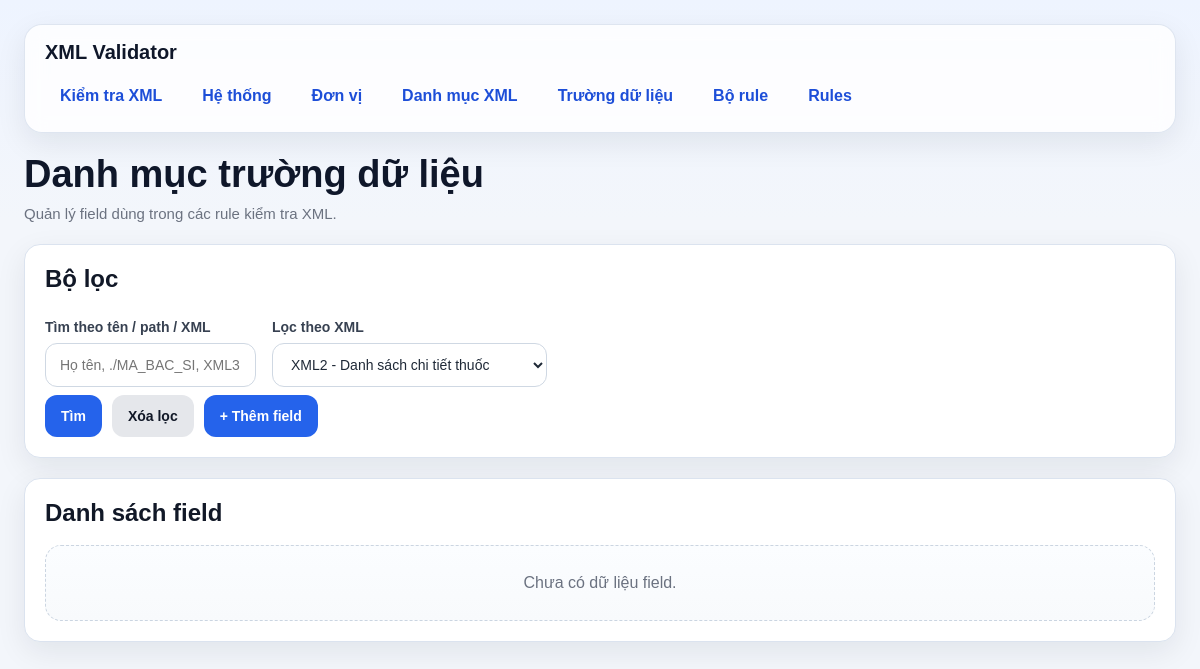
The app's page /fields/?xml_id=2, older data.
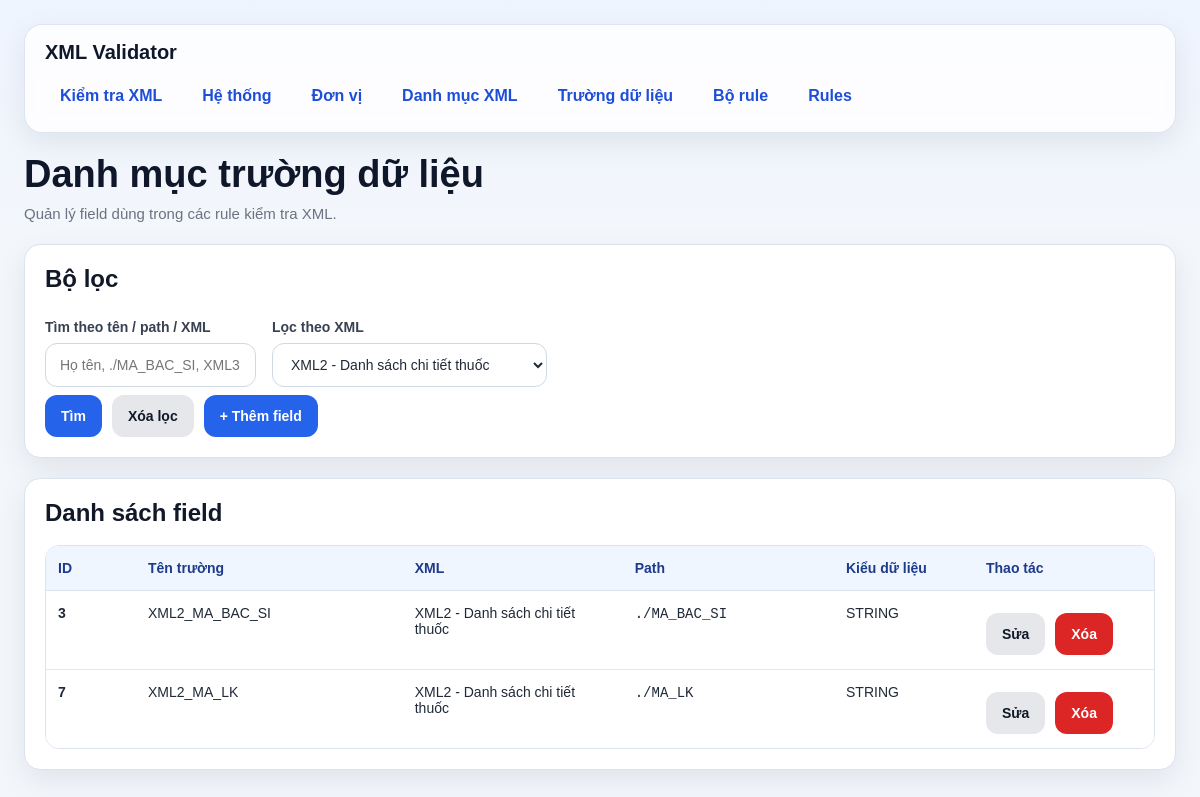
The same page, newer data.
### models/field_model.py (models this page shows, shortened)
class DanhMucTruongDuLieu(db.Model):
    __tablename__ = "danh_muc_truong_du_lieu"
    id = db.Column(db.Integer, primary_key=True)
    ten_truong = db.Column(db.String(255), nullable=False)
    xml_id = db.Column(db.Integer, db.ForeignKey("danh_muc_xml.id"), nullable=False)
    xml_path = db.Column(db.String(500), nullable=False)  # path bên trong từng phần tử của list
    data_type = db.Column(db.String(50), nullable=False, default="STRING")
    xml = db.relationship("DanhMucXml", backref="fields")

### models/xml_model.py (models this page shows, shortened)
class DanhMucXml(db.Model):
    __tablename__ = "danh_muc_xml"
    id = db.Column(db.Integer, primary_key=True)
    ma_xml = db.Column(db.String(50), nullable=False, unique=True)   # XML1, XML2, XML3
    ten_xml = db.Column(db.String(255), nullable=False)
    list_path = db.Column(db.String(500), nullable=False)            # path tính từ NOIDUNGFILE

### routes/field_routes.py (the view, shortened to what this page needs)
@field_bp.route("/", methods=["GET"])
def list_fields():
    keyword = (request.args.get("keyword") or "").strip()
    xml_id = (request.args.get("xml_id") or "").strip()
    query = DanhMucTruongDuLieu.query.join(DanhMucXml)
    if xml_id:
        query = query.filter(DanhMucTruongDuLieu.xml_id == int(xml_id))
    fields = query.order_by(DanhMucTruongDuLieu.id.asc()).all()
    xmls = DanhMucXml.query.order_by(DanhMucXml.id.asc()).all()
    return render_template(
        "fields.html",
        fields=fields,
        xmls=xmls,
        keyword=keyword,
        xml_id=xml_id
    )

### templates/fields.html (shortened to what this page needs)
{% extends "base.html" %}
{% block content %}
<div class="page-header">
    <h1 class="page-title">Danh mục trường dữ liệu</h1>
    <div class="page-subtitle">Quản lý field dùng trong các rule kiểm tra XML.</div>
</div>
<div class="card">
    <h2 class="card-title">Bộ lọc</h2>
    <form method="GET">
        <div class="grid">
            <div class="col-6">
                <label>Tìm theo tên / path / XML</label>
                <input type="text" name="keyword" value="{{ keyword }}" placeholder="Họ tên, ./MA_BAC_SI, XML3...">
            </div>
            <div class="col-6">
                <label>Lọc theo XML</label>
                <select name="xml_id">
                    {% for x in xmls %}
                        <option value="{{ x.id }}" {% if xml_id and xml_id|int == x.id %}selected{% endif %}>
                            {{ x.ma_xml }} - {{ x.ten_xml }}
                        </option>
                    {% endfor %}
                </select>
            </div>
        </div>
        <div class="actions">
            <button type="submit" class="btn btn-primary">Tìm</button>
            <a href="/fields" class="btn btn-secondary">Xóa lọc</a>
            <a href="/fields/create" class="btn btn-primary">+ Thêm field</a>
        </div>
    </form>
</div>
<div class="card">
    <h2 class="card-title">Danh sách field</h2>
    {% if fields %}
        <div class="table-wrap">
            <table>
                <thead>
                    <tr>
                        <th style="width: 90px;">ID</th>
                        <th>Tên trường</th>
                        <th style="width: 220px;">XML</th>
                        <th>Path</th>
                        <th style="width: 140px;">Kiểu dữ liệu</th>
                        <th style="width: 180px;">Thao tác</th>
                    </tr>
                </thead>
                <tbody>
                    {% for f in fields %}
                    <tr>
                        <td><strong>{{ f.id }}</strong></td>
                        <td>{{ f.ten_truong }}</td>
                        <td>{{ f.xml.ma_xml }} - {{ f.xml.ten_xml }}</td>
                        <td><code>{{ f.xml_path }}</code></td>
                        <td>{{ f.data_type }}</td>
                        <td>
                            <div class="actions">
                                <a class="btn btn-secondary" href="/fields/{{ f.id }}/edit">Sửa</a>
                                <form class="inline" method="POST" action="/fields/{{ f.id }}/delete" onsubmit="return confirm('Xóa field này?');">
                                    <button class="btn btn-danger" type="submit">Xóa</button>
                                </form>
                            </div>
                        </td>
                    </tr>
                    {% endfor %}
                </tbody>
            </table>
        </div>
    {% else %}
        <div class="empty-state">Chưa có dữ liệu field.</div>
    {% endif %}
</div>
{% endblock %}

### templates/base.html (shortened to what this page needs)
<!DOCTYPE html>
<html lang="vi">
<head>
</head>
<body>
    <div class="page-shell">
        <div class="topbar">
            <div class="topbar-title">XML Validator</div>
            <nav>
                <a href="/">Kiểm tra XML</a>
                <a href="/systems">Hệ thống</a>
                <a href="/units">Đơn vị</a>
                <a href="/xmls">Danh mục XML</a>
                <a href="/fields">Trường dữ liệu</a>
                <a href="/rule-sets">Bộ rule</a>
                <a href="/rules">Rules</a>
            </nav>
        </div>
        <div class="container">
            {% block content %}{% endblock %}
        </div>
    </div>
</body>
</html>

### templates/base.html (style rules this page uses)
* { box-sizing: border-box; }
:root { --bg: #f3f6fb; --card: #ffffff; --card-soft: #f8fafc; --border: #dbe3ef; --text: #1f2937; --muted: #6b7280; --primary: #2563eb; --primary-hover: #1d4ed8; --danger: #dc2626; --danger-hover: #b91c1c; --success-bg: #dcfce7; --success-text: #166534; --warning-bg: #fef3c7; --warning-text: #92400e; --error-bg: #fee2e2; --error-text: #991b1b; --shadow: 0 10px 30px rgba(15, 23, 42, 0.08); --radius: 16px; }
body { margin: 0; font-family: Arial, Helvetica, sans-serif; background: linear-gradient(180deg, #eef4ff 0%, var(--bg) 220px); color: var(--text); }
.page-shell { max-width: 1280px; margin: 0 auto; padding: 24px; }
.topbar { background: rgba(255, 255, 255, 0.82); border: 1px solid rgba(219, 227, 239, 0.9); backdrop-filter: blur(10px); border-radius: 18px; box-shadow: var(--shadow); padding: 16px 20px; margin-bottom: 20px; }
.topbar-title { margin: 0 0 12px 0; font-size: 20px; font-weight: 700; color: #0f172a; }
nav { display: flex; flex-wrap: wrap; gap: 10px; }
nav a { text-decoration: none; color: #1d4ed8; font-weight: 600; padding: 10px 14px; border-radius: 10px; transition: 0.2s ease; border: 1px solid transparent; background: transparent; }
.container { background: transparent; }
.page-header { margin-bottom: 22px; }
.page-title { margin: 0; font-size: 38px; line-height: 1.15; color: #0f172a; }
.page-subtitle { margin-top: 8px; color: var(--muted); font-size: 15px; }
.card { background: var(--card); border: 1px solid var(--border); border-radius: var(--radius); box-shadow: var(--shadow); padding: 20px; margin-bottom: 20px; }
.card-title { margin: 0 0 18px 0; font-size: 24px; font-weight: 700; color: #111827; }
.grid { display: flex; grid-template-columns: repeat(12, 1fr); gap: 16px; }
.col-6 { grid-column: span 6; }
label { display: block; font-size: 14px; font-weight: 700; margin-bottom: 8px; margin-top: 8px; color: #374151; }
input[type="text"], input[type="date"], input[type="file"], input[type="password"], select, textarea { width: 100%; min-height: 44px; border: 1px solid #cfd8e3; border-radius: 12px; padding: 10px 14px; font-size: 14px; background: #fff; color: var(--text); outline: none; transition: border-color 0.2s, box-shadow 0.2s; }
.actions { display: flex; flex-wrap: wrap; gap: 10px; margin-top: 8px; }
.btn, button { border: none; min-height: 42px; padding: 10px 16px; border-radius: 12px; cursor: pointer; font-weight: 700; font-size: 14px; text-decoration: none; display: inline-flex; align-items: center; justify-content: center; transition: 0.2s ease; }
.btn-primary { background: var(--primary); color: white; }
.btn-secondary { background: #e5e7eb; color: #111827; }
.btn-danger { background: var(--danger); color: white; }
.table-wrap { overflow-x: auto; border: 1px solid var(--border); border-radius: 14px; }
table { width: 100%; border-collapse: collapse; background: white; }
th { background: #eff6ff; color: #1e3a8a; font-size: 14px; font-weight: 700; text-align: left; padding: 14px 12px; border-bottom: 1px solid var(--border); }
td { padding: 14px 12px; border-bottom: 1px solid #e5e7eb; vertical-align: top; font-size: 14px; }
tbody tr:last-child td { border-bottom: none; }

Row changes from the older to the newer data that the page shows:
added DanhMucTruongDuLieu: id "3", ten_truong "XML2_MA_BAC_SI", xml.ma_xml "XML2", xml.ten_xml "Danh sách chi tiết thuốc", xml_path "./MA_BAC_SI", data_type "STRING"
added DanhMucTruongDuLieu: id "7", ten_truong "XML2_MA_LK", xml.ma_xml "XML2", xml.ten_xml "Danh sách chi tiết thuốc", xml_path "./MA_LK", data_type "STRING"
Text that changed along with them:
text no longer shown: "Chưa có dữ liệu field."
text now shown: "ID Tên trường XML Path Kiểu dữ liệu Thao tác"
